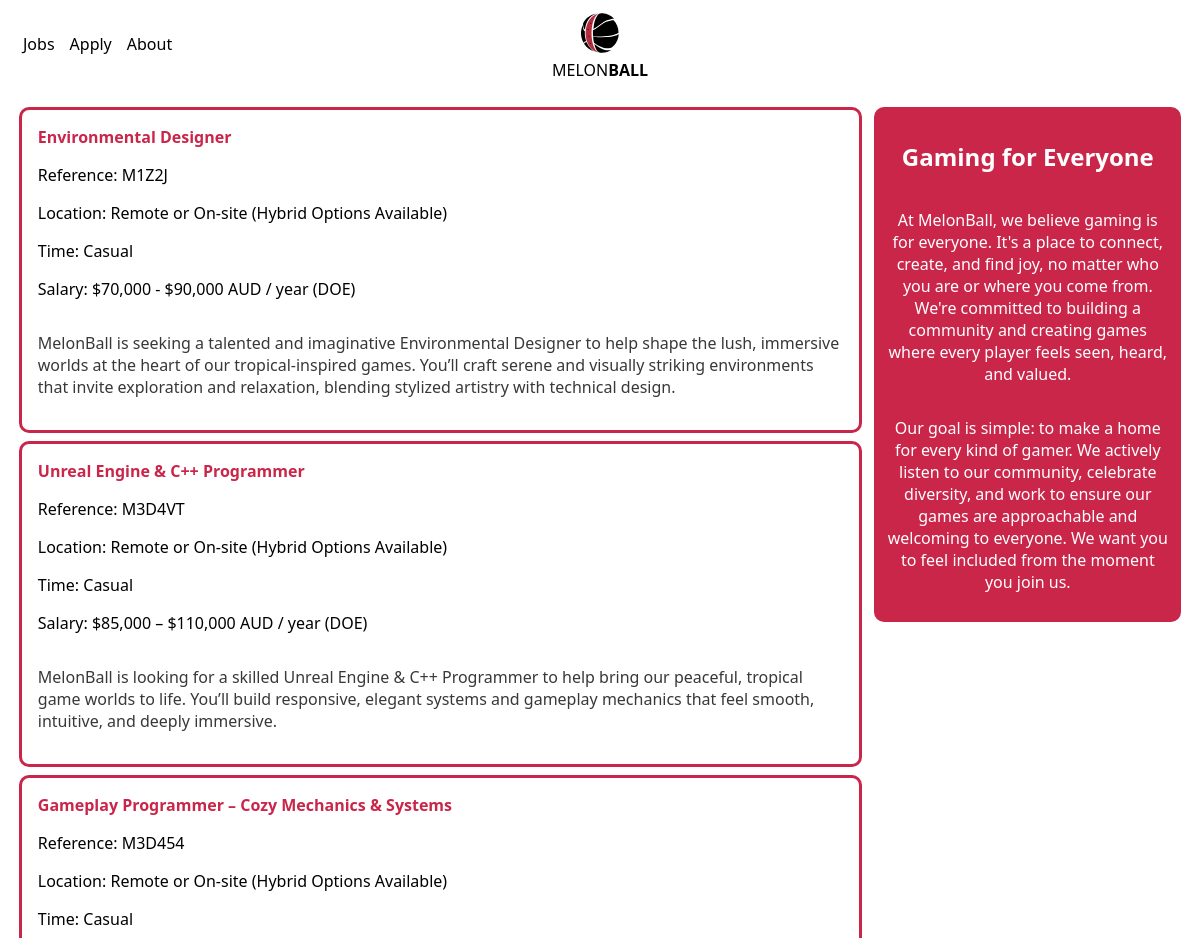
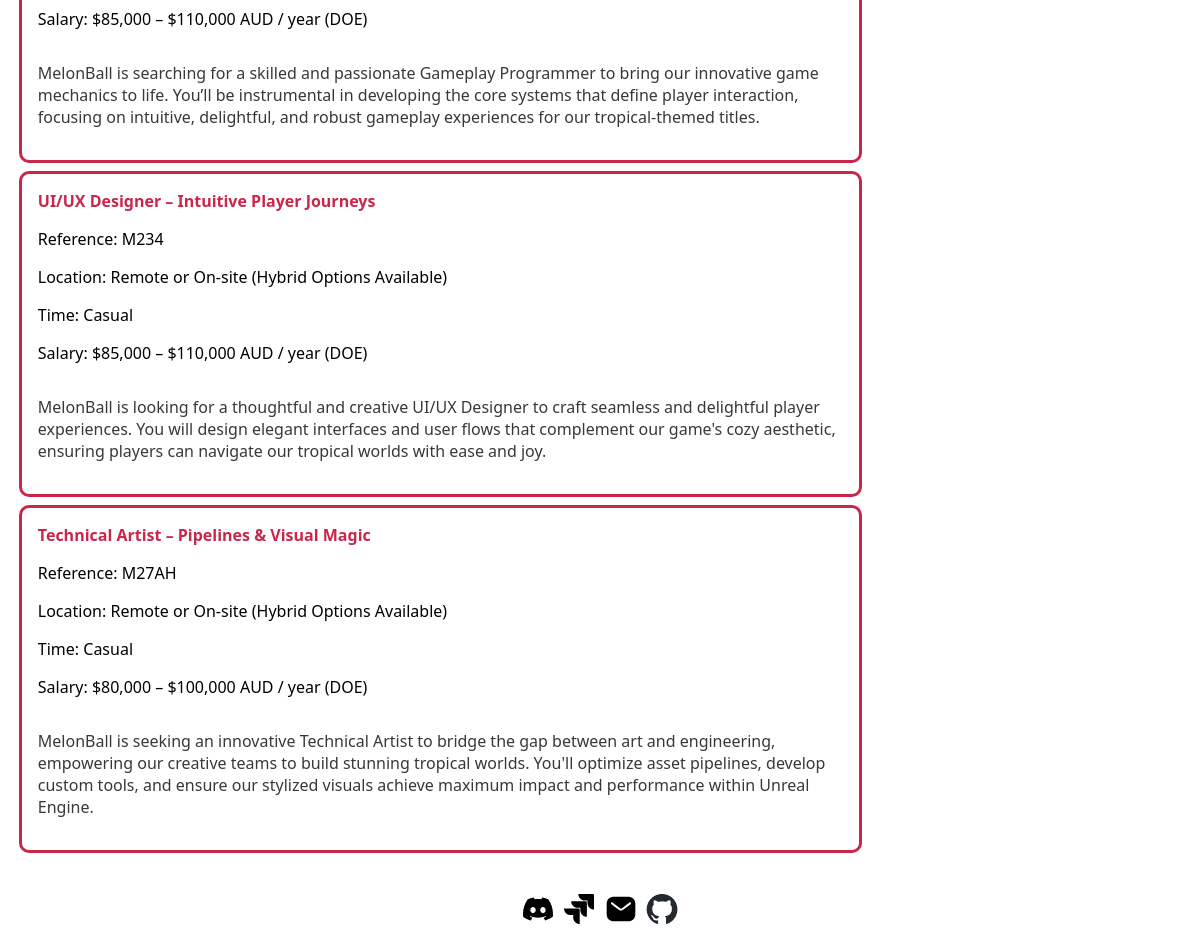
/jobs.php, run on the app's committed database (2 pictures, top to bottom).
### tables this page shows
CREATE TABLE `job_listings` (
  `job_id` int(11) NOT NULL,
  `reference_code` varchar(10) NOT NULL,
  `title` varchar(100) NOT NULL,
  `location` varchar(255) DEFAULT NULL,
  `time_commitment` varchar(50) DEFAULT NULL,
  `salary_range` varchar(50) DEFAULT NULL,
  `short_description` text DEFAULT NULL,
  `about_the_role` text DEFAULT NULL,
  `requirements` text DEFAULT NULL,
  `responsibilities` text DEFAULT NULL,
  `reporting_line` text DEFAULT NULL
);

### jobs.php (the view, shortened to what this page needs)
<!DOCTYPE html>
<html lang="en">
    <head>
        <link rel="stylesheet" href="styles/stylessheet.css">
    </head>
    <body>
        <?php include 'header.inc'; ?>
        <main>
          <section class="jobs_container">
            <?php
              require_once('settings.php');
              $conn = mysqli_connect($host, $user, $pwd, $sql_db);
            ?>
            <aside>
              <h2>Gaming for Everyone</h2>
              <p>At MelonBall, we believe gaming is for everyone.
                It's a place to connect, create, and find joy, no matter who you are or where you come from.
                We&apos;re committed to building a community and creating games where every player feels seen, heard, and valued.
              </p>
              <p>Our goal is simple: to make a home for every kind of gamer.
                We actively listen to our community, celebrate diversity, and work to ensure our games are approachable and welcoming to everyone.
                We want you to feel included from the moment you join us.
              </p>
            </aside>
            <section class="jobs_selection">
              <?php
                $sql_query =
                  "SELECT
                    title,
                    reference_code,
                    location,
                    time_commitment,
                    salary_range,
                    short_description,
                    about_the_role,
                    requirements,
                    responsibilities,
                    reporting_line
                  FROM job_listings";
                $result = mysqli_query($conn, $sql_query);
                if ($result && mysqli_num_rows($result) > 0) {
                    while ($job = mysqli_fetch_assoc($result)) {
                        ?>
                        <a class="apply_link" href="apply.php">
                            <section class="jobs">
                                <h1 class="job_title" style="color: rgb(201, 38, 74)">
                                  <strong><?php echo htmlspecialchars($job['title']); ?></strong>
                                </h1>
                                <div class="job_meta">
                                  <p>Reference: <?php echo htmlspecialchars($job['reference_code']); ?></p>
                                  <p>Location: <?php echo htmlspecialchars($job['location']); ?></p>
                                  <p>Time: <?php echo htmlspecialchars($job['time_commitment']); ?></p>
                                  <p>Salary: <?php echo htmlspecialchars($job['salary_range']); ?></p>
                                </div>
                                <div class="job_desc">
                                  <p><?php echo htmlspecialchars($job['short_description']); ?></p>
                                </div>
                            </section>
                        </a>
                        <?php
                    }
                } else {
                    echo "<p>No job listings are currently available.</p>";
                }
              ?>
            </section>
          </section>
        </main>
        <?php include 'footer.inc'; ?>
    </body>
</html>

### styles/stylessheet.css (style rules this page uses)
:root { --crimson_red: rgb(201, 38, 74); --bar_width: 35px; --bar_height: 6px; --hamburger_gap: 3px; --foreground: black; --background: white; --hamburger_margin: 30px; --animation_timing: 200ms ease-in-out; --hamburger_height: calc(var(--bar_height) * 3 + var(--hamburger_gap) * 2); --border_radius: 10px; }
* { font-family: "Segoe UI", "Roboto", "Helvetica Neue", "Arial", "sans-serif", "Apple Color Emoji", "Segoe UI Emoji", "Segoe UI Symbol"; }
aside { display: flex; flex-direction: column; width: 25%; padding: 0.8em; margin: 0.5vw; text-align: center; background-color: var(--crimson_red); border-radius: var(--border_radius); }
html, body { height: 100%; margin: 0; }
body { display: flex; flex-direction: column; overflow-x: auto; }
main { flex-grow: 1; }
h1 { padding: 0; margin: 0; }
.jobs_container { display: flex; flex-direction: row-reverse; align-items: flex-start; align-content: space-evenly; margin: 0.8em; }
.jobs_selection { display: flex; flex-basis: 75%; flex-direction: column; margin: 0.5vw; }
.jobs { display: flex; flex-direction: column; padding: 1em; min-height: 13em; border: 0.2em; margin-bottom: 1vh; border-style: solid; border-radius: var(--border_radius); border-color: var(--crimson_red) }
.apply_link { text-decoration: none; color: black; }

### jobs.php (style rules this page uses)
.job_desc { color: rgb(56, 56, 56); }
aside { color: white; }

### data on the page
job_listings: title "Environmental Designer", reference_code "M1Z2J", location "Remote or On-site (Hybrid Options Available)", time_commitment "Casual", salary_range "$70,000 - $90,000 AUD / year (DOE)", short_description "MelonBall is seeking a talented and imaginative Environmental Designer to help shape the lush, immersive worlds at the heart of our tropical-inspired games. You’ll craft serene and visually striking environments that invite exploration and relaxation, blending stylized artistry with technical design."
job_listings: title "Unreal Engine & C++ Programmer", reference_code "M3D4VT", location "Remote or On-site (Hybrid Options Available)", time_commitment "Casual", salary_range "$85,000 – $110,000 AUD / year (DOE)", short_description "MelonBall is looking for a skilled Unreal Engine & C++ Programmer to help bring our peaceful, tropical game worlds to life. You’ll build responsive, elegant systems and gameplay mechanics that feel smooth, intuitive, and deeply immersive."
job_listings: title "Gameplay Programmer – Cozy Mechanics & Systems", reference_code "M3D454", location "Remote or On-site (Hybrid Options Available)", time_commitment "Casual", salary_range "$85,000 – $110,000 AUD / year (DOE)", short_description "MelonBall is searching for a skilled and passionate Gameplay Programmer to bring our innovative game mechanics to life. You’ll be instrumental in developing the core systems that define player interaction, focusing on intuitive, delightful, and robust gameplay experiences for our tropical-themed titles."
job_listings: title "UI/UX Designer – Intuitive Player Journeys", reference_code "M234", location "Remote or On-site (Hybrid Options Available)", time_commitment "Casual", salary_range "$85,000 – $110,000 AUD / year (DOE)", short_description "MelonBall is looking for a thoughtful and creative UI/UX Designer to craft seamless and delightful player experiences. You will design elegant interfaces and user flows that complement our game's cozy aesthetic, ensuring players can navigate our tropical worlds with ease and joy."
job_listings: title "Technical Artist – Pipelines & Visual Magic", reference_code "M27AH", location "Remote or On-site (Hybrid Options Available)", time_commitment "Casual", salary_range "$80,000 – $100,000 AUD / year (DOE)", short_description "MelonBall is seeking an innovative Technical Artist to bridge the gap between art and engineering, empowering our creative teams to build stunning tropical worlds. You'll optimize asset pipelines, develop custom tools, and ensure our stylized visuals achieve maximum impact and performance within Unreal Engine."
